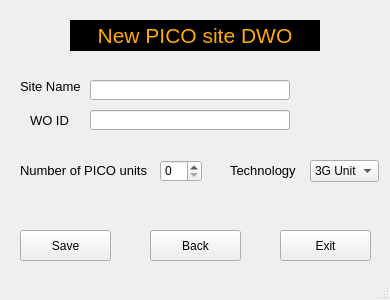
<?xml version="1.0" encoding="UTF-8"?>
<ui version="4.0">
 <class>pico_window</class>
 <widget class="QMainWindow" name="pico_window">
  <property name="geometry">
   <rect>
    <x>0</x>
    <y>0</y>
    <width>390</width>
    <height>300</height>
   </rect>
  </property>
  <property name="windowTitle">
   <string>Pico DWO</string>
  </property>
  <widget class="QWidget" name="centralwidget">
   <widget class="QLabel" name="label">
    <property name="geometry">
     <rect>
      <x>70</x>
      <y>20</y>
      <width>250</width>
      <height>31</height>
     </rect>
    </property>
    <property name="font">
     <font>
      <pointsize>16</pointsize>
     </font>
    </property>
    <property name="styleSheet">
     <string notr="true">background-color: rgb(0, 0, 0);
color: rgb(255, 170, 0);</string>
    </property>
    <property name="text">
     <string>New PICO site DWO</string>
    </property>
    <property name="alignment">
     <set>Qt::AlignCenter</set>
    </property>
   </widget>
   <widget class="QLabel" name="label_2">
    <property name="geometry">
     <rect>
      <x>20</x>
      <y>76</y>
      <width>61</width>
      <height>20</height>
     </rect>
    </property>
    <property name="font">
     <font>
      <pointsize>10</pointsize>
     </font>
    </property>
    <property name="text">
     <string>Site Name</string>
    </property>
   </widget>
   <widget class="QLabel" name="label_4">
    <property name="geometry">
     <rect>
      <x>20</x>
      <y>160</y>
      <width>141</width>
      <height>20</height>
     </rect>
    </property>
    <property name="font">
     <font>
      <pointsize>10</pointsize>
     </font>
    </property>
    <property name="text">
     <string>Number of PICO units</string>
    </property>
   </widget>
   <widget class="QSpinBox" name="qty_pico">
    <property name="geometry">
     <rect>
      <x>160</x>
      <y>160</y>
      <width>42</width>
      <height>22</height>
     </rect>
    </property>
   </widget>
   <widget class="QLabel" name="label_5">
    <property name="geometry">
     <rect>
      <x>30</x>
      <y>110</y>
      <width>41</width>
      <height>20</height>
     </rect>
    </property>
    <property name="font">
     <font>
      <pointsize>10</pointsize>
     </font>
    </property>
    <property name="text">
     <string>WO ID</string>
    </property>
   </widget>
   <widget class="QPushButton" name="saveBtn_pico3G">
    <property name="geometry">
     <rect>
      <x>20</x>
      <y>230</y>
      <width>91</width>
      <height>31</height>
     </rect>
    </property>
    <property name="text">
     <string>Save</string>
    </property>
   </widget>
   <widget class="QPushButton" name="exitBtn">
    <property name="geometry">
     <rect>
      <x>280</x>
      <y>230</y>
      <width>91</width>
      <height>31</height>
     </rect>
    </property>
    <property name="text">
     <string>Exit</string>
    </property>
   </widget>
   <widget class="QPushButton" name="bckBtn_pico3G">
    <property name="geometry">
     <rect>
      <x>150</x>
      <y>230</y>
      <width>91</width>
      <height>31</height>
     </rect>
    </property>
    <property name="text">
     <string>Back</string>
    </property>
   </widget>
   <widget class="QLineEdit" name="sitename_Pico">
    <property name="geometry">
     <rect>
      <x>90</x>
      <y>80</y>
      <width>200</width>
      <height>20</height>
     </rect>
    </property>
   </widget>
   <widget class="QLineEdit" name="woID_Pico">
    <property name="geometry">
     <rect>
      <x>90</x>
      <y>110</y>
      <width>200</width>
      <height>20</height>
     </rect>
    </property>
   </widget>
   <widget class="QLabel" name="label_6">
    <property name="geometry">
     <rect>
      <x>230</x>
      <y>160</y>
      <width>71</width>
      <height>20</height>
     </rect>
    </property>
    <property name="font">
     <font>
      <pointsize>10</pointsize>
     </font>
    </property>
    <property name="text">
     <string>Technology</string>
    </property>
   </widget>
   <widget class="QComboBox" name="tech_pico_unit">
    <property name="geometry">
     <rect>
      <x>310</x>
      <y>160</y>
      <width>69</width>
      <height>22</height>
     </rect>
    </property>
    <item>
     <property name="text">
      <string>3G Unit</string>
     </property>
    </item>
    <item>
     <property name="text">
      <string>4G Unit</string>
     </property>
    </item>
    <item>
     <property name="text">
      <string>3G+4G Unit</string>
     </property>
    </item>
   </widget>
  </widget>
  <widget class="QStatusBar" name="statusbar"/>
 </widget>
 <resources/>
 <connections/>
</ui>
